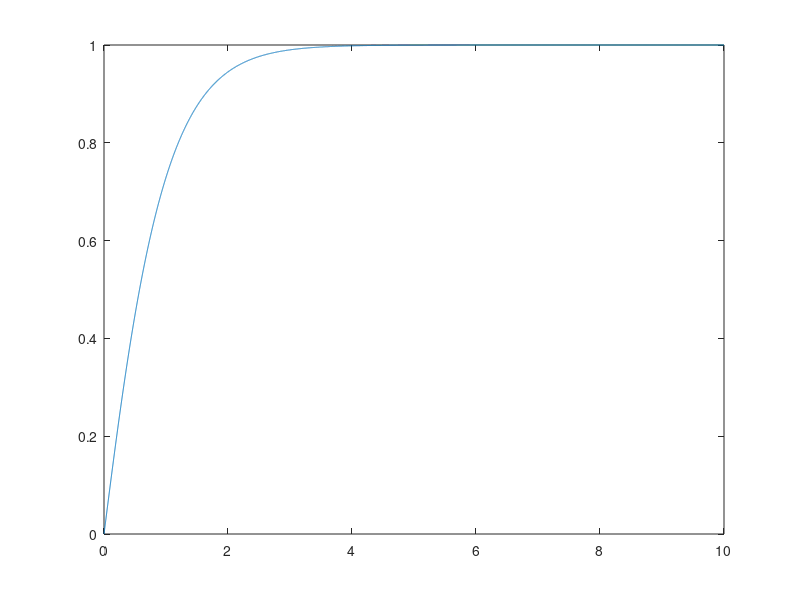
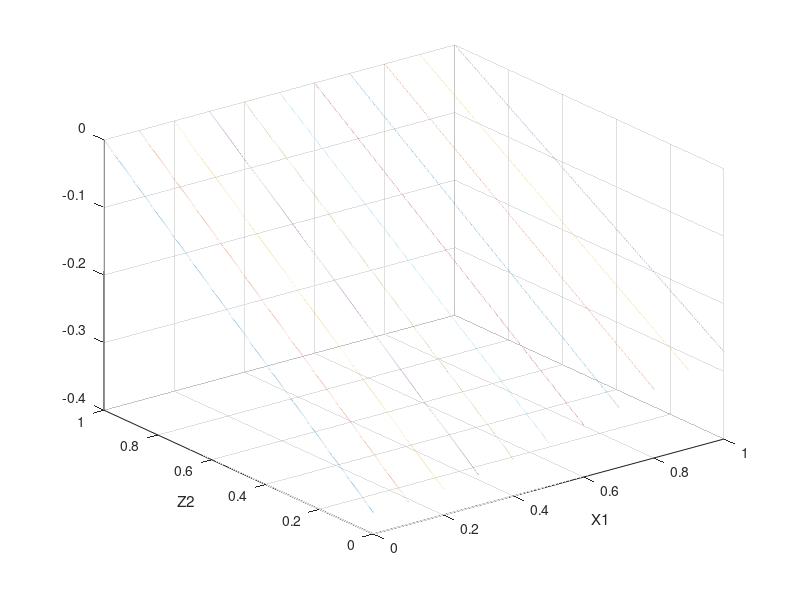

MATLAB code to generate these figures, in order:
x1 = 1;
x2 = 0:0.001:10;

Fx2_Given_X1 = 1 - (1+x2).*exp(-x2.*(1+x1));

figure();
plot(x2, Fx2_Given_X1);


%% Testing domain of Wk
x1 = 0:0.1:1;
dz2 = 0.001;
z2 = 0:dz2:1-dz2;

[X1, Z2] = meshgrid(x1,z2);

a = log(1-Z2) - (1+X1);
Z = -(1+X1).*exp(a);

figure();
plot3(X1,Z2,Z);
xlabel('X1')
ylabel('Z2');
grid on;
